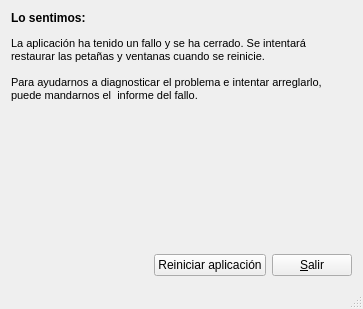
<?xml version="1.0" encoding="UTF-8"?>
<ui version="4.0">
 <class>MainWindow</class>
 <widget class="QMainWindow" name="MainWindow">
  <property name="geometry">
   <rect>
    <x>0</x>
    <y>0</y>
    <width>363</width>
    <height>309</height>
   </rect>
  </property>
  <property name="windowTitle">
   <string>Agente de informe de fallos</string>
  </property>
  <widget class="QWidget" name="centralWidget">
   <layout class="QVBoxLayout" name="verticalLayout">
    <item>
     <widget class="QLabel" name="label">
      <property name="maximumSize">
       <size>
        <width>16777215</width>
        <height>20</height>
       </size>
      </property>
      <property name="text">
       <string>&lt;b&gt;Lo sentimos:&lt;/b&gt;</string>
      </property>
      <property name="textFormat">
       <enum>Qt::RichText</enum>
      </property>
      <property name="alignment">
       <set>Qt::AlignLeading|Qt::AlignLeft|Qt::AlignTop</set>
      </property>
     </widget>
    </item>
    <item>
     <widget class="QLabel" name="label_2">
      <property name="minimumSize">
       <size>
        <width>0</width>
        <height>205</height>
       </size>
      </property>
      <property name="text">
       <string>&lt;!DOCTYPE HTML PUBLIC &quot;-//W3C//DTD HTML 4.0//EN&quot; &quot;http://www.w3.org/TR/REC-html40/strict.dtd&quot;&gt;
&lt;html&gt;&lt;head&gt;&lt;meta name=&quot;qrichtext&quot; content=&quot;1&quot; /&gt;&lt;style type=&quot;text/css&quot;&gt;
p, li { white-space: pre-wrap; }
&lt;/style&gt;&lt;/head&gt;&lt;body style=&quot; font-family:'MS Shell Dlg 2'; font-size:8.25pt; font-weight:400; font-style:normal;&quot;&gt;
&lt;p style=&quot; margin-top:0px; margin-bottom:0px; margin-left:0px; margin-right:0px; -qt-block-indent:0; text-indent:0px;&quot;&gt;&lt;span style=&quot; font-size:8pt;&quot;&gt;La aplicación ha tenido un fallo y se ha cerrado. Se intentará restaurar las petañas y ventanas cuando se reinicie.&lt;/span&gt;&lt;/p&gt;
&lt;p style=&quot;-qt-paragraph-type:empty; margin-top:0px; margin-bottom:0px; margin-left:0px; margin-right:0px; -qt-block-indent:0; text-indent:0px; font-size:8pt;&quot;&gt;&lt;/p&gt;
&lt;p style=&quot; margin-top:0px; margin-bottom:0px; margin-left:0px; margin-right:0px; -qt-block-indent:0; text-indent:0px;&quot;&gt;&lt;span style=&quot; font-size:8pt;&quot;&gt;Para ayudarnos a diagnosticar el problema e intentar arreglarlo,&lt;/span&gt;&lt;/p&gt;
&lt;p style=&quot; margin-top:0px; margin-bottom:0px; margin-left:0px; margin-right:0px; -qt-block-indent:0; text-indent:0px;&quot;&gt;&lt;span style=&quot; font-size:8pt;&quot;&gt;puede mandarnos el  informe del fallo.&lt;/span&gt;&lt;/p&gt;&lt;/body&gt;&lt;/html&gt;</string>
      </property>
      <property name="textFormat">
       <enum>Qt::RichText</enum>
      </property>
      <property name="alignment">
       <set>Qt::AlignLeading|Qt::AlignLeft|Qt::AlignTop</set>
      </property>
      <property name="wordWrap">
       <bool>true</bool>
      </property>
     </widget>
    </item>
    <item>
     <layout class="QHBoxLayout" name="horizontalLayout">
      <property name="sizeConstraint">
       <enum>QLayout::SetFixedSize</enum>
      </property>
      <item>
       <spacer name="horizontalSpacer">
        <property name="orientation">
         <enum>Qt::Horizontal</enum>
        </property>
        <property name="sizeHint" stdset="0">
         <size>
          <width>158</width>
          <height>20</height>
         </size>
        </property>
       </spacer>
      </item>
      <item>
       <widget class="QPushButton" name="PushButtonRetartApp">
        <property name="text">
         <string>Reiniciar aplicación</string>
        </property>
        <property name="shortcut">
         <string>Enter</string>
        </property>
       </widget>
      </item>
      <item>
       <widget class="QPushButton" name="PushButtonExit">
        <property name="text">
         <string>&amp;Salir</string>
        </property>
        <property name="shortcut">
         <string>Esc</string>
        </property>
       </widget>
      </item>
     </layout>
    </item>
   </layout>
  </widget>
  <widget class="QMenuBar" name="menuBar">
   <property name="geometry">
    <rect>
     <x>0</x>
     <y>0</y>
     <width>363</width>
     <height>18</height>
    </rect>
   </property>
  </widget>
  <widget class="QStatusBar" name="statusBar"/>
 </widget>
 <layoutdefault spacing="6" margin="11"/>
 <resources/>
 <connections/>
</ui>
